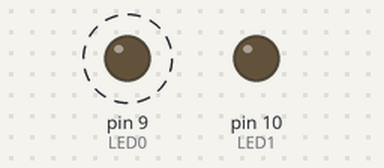
The sketch below on a simulated Arduino Uno, built with avr-gcc and run on an emulated ATmega328P. On the bench: output pins drawn as LEDs (lit = HIGH). Dashed ring = blinking.

Above: at 0.05 s.
Timing chart, 0 to 3.0 s (numbered marks = the images above):
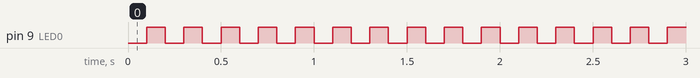

The sketch:

I2C_Slave__Arduino.ino
```cpp
#define LED0 9
#define LED1 10

// I2C library.
#include <Wire.h>


// I2C ISR (Interrupt Service Routine).
void I2C_request_event() {
	static uint8_t i2c_txd = 0;
	i2c_txd++;

	digitalWrite(LED1, i2c_txd & 1);

	// Respond with message of 1 byte, as expected by Master.
	Wire.write(i2c_txd);
}

void setup() {
	pinMode(LED0, OUTPUT);
	pinMode(LED1, OUTPUT);
	digitalWrite(LED0, 0);
	digitalWrite(LED1, 0);


	// Join i2c bus with address #8.
	Wire.begin(8);
	// Register I2C ISR.
	Wire.onRequest(I2C_request_event);
}


void loop() {
	// LED0 with faster blinking indicate the Saster.
	digitalWrite(LED0, 0);
	delay(100);
	digitalWrite(LED0, 1);
	delay(100);
}
```

Measured:
- by itself, pin 9 (LED0): alternates HIGH for 0.10 s and LOW for 0.10 s
